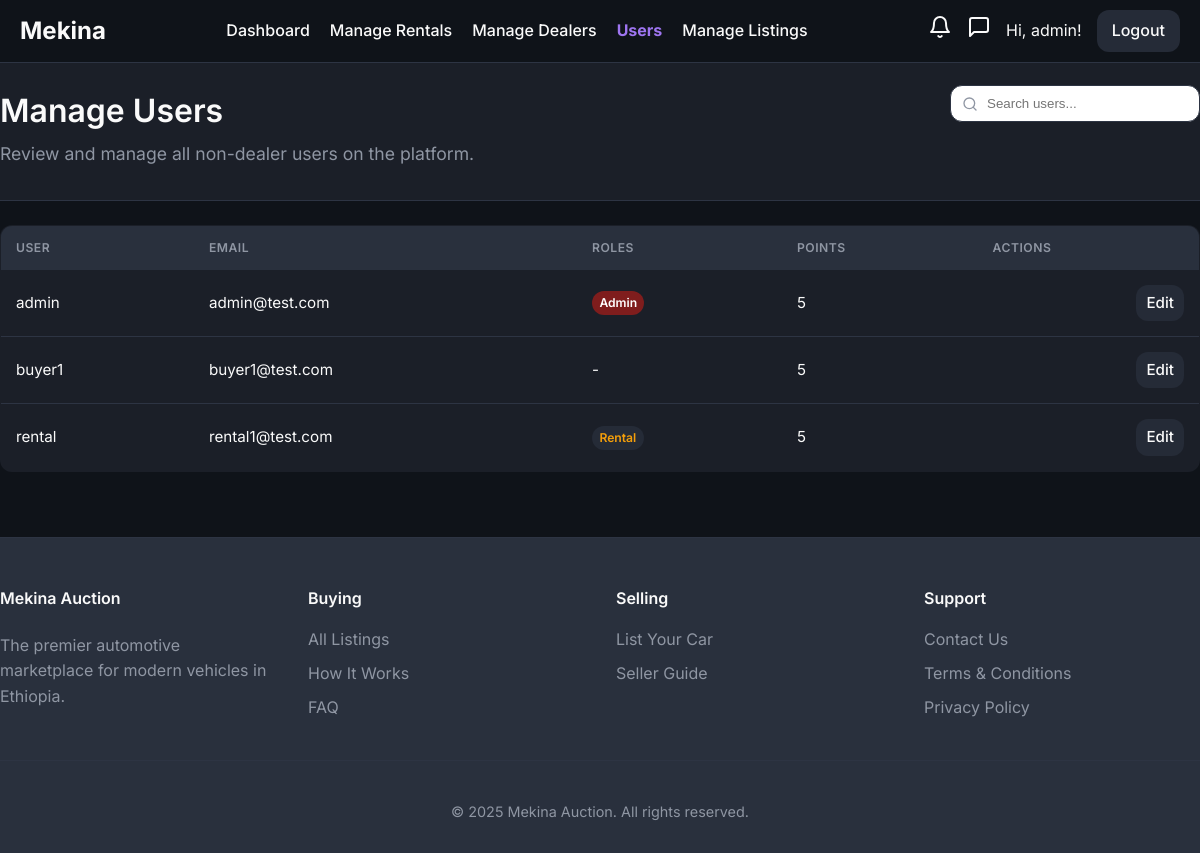
Before: /admin/users (signed in) with the older database file.
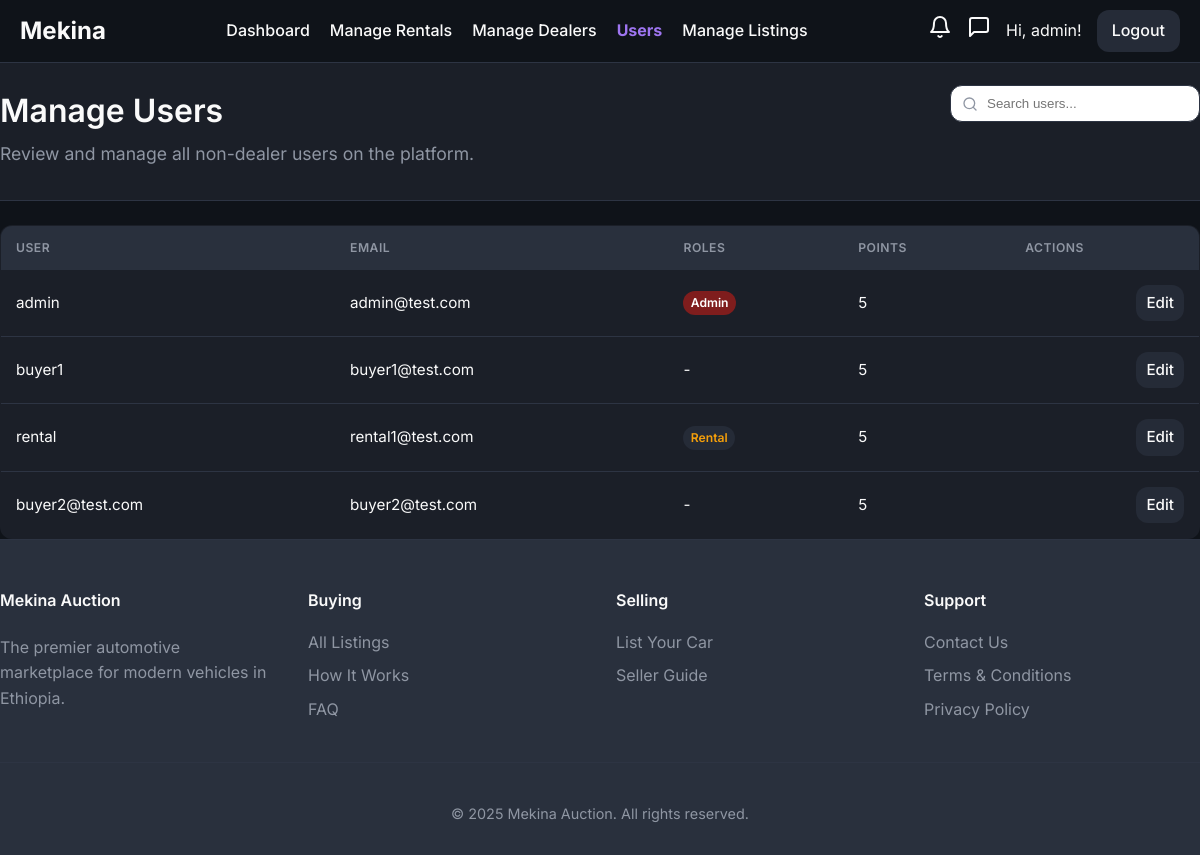
After: the same page with the newer database file.
### models/user.py (models this page shows, shortened)
class User(UserMixin, db.Model):
    id = db.Column(db.Integer, primary_key=True)
    username = db.Column(db.String(64), index=True, unique=True, nullable=False)
    email = db.Column(db.String(120), index=True, unique=True, nullable=False)
    phone_number = db.Column(db.String(20), nullable=True)
    password_hash = db.Column(db.String(128))
    is_admin = db.Column(db.Boolean, default=False)
    is_dealer = db.Column(db.Boolean, default=False)
    is_rental_company = db.Column(db.Boolean, default=False)
    is_verified = db.Column(db.Boolean, default=False) # For verified dealers
    points = db.Column(db.Integer, nullable=False, default=5) # Points for dealers to bid
    cars = db.relationship('Car', backref='owner', lazy='dynamic')
    bids = db.relationship('Bid', backref='bidder', lazy='dynamic')
    dealer_bids = db.relationship('DealerBid', backref='dealer', lazy='dynamic')
    car_requests = db.relationship('CarRequest', backref='customer', lazy='dynamic')
    ratings_given = db.relationship('DealerRating', foreign_keys='DealerRating.buyer_id', back_populates='buyer', lazy='dynamic')
    ratings_received = db.relationship('DealerRating', foreign_keys='DealerRating.dealer_id', back_populates='dealer', lazy='dynamic')

### routes/admin.py (the view)
@admin_bp.route('/users')
@login_required
@admin_required
def user_management():
    query = request.args.get('q', '')
    page = request.args.get('page', 1, type=int)
    users_query = User.query.filter_by(is_dealer=False).order_by(User.id.asc())
    if query:
        search_term = f"%{query}%"
        users_query = users_query.filter(
            or_(User.username.ilike(search_term), User.email.ilike(search_term))
        )
    paginated_users = users_query.paginate(page=page, per_page=20)
    return render_template('user_management.html', users=paginated_users)

### routes/admin.py (called while the page is built)
def admin_required(f):
    @wraps(f)
    def decorated_function(*args, **kwargs):
        if not current_user.is_authenticated or not current_user.is_admin:
            abort(403) # Forbidden
        return f(*args, **kwargs)
    return decorated_function

### templates/user_management.html (shortened to what this page needs)
{% extends "base.html" %}
{% block body_class %}user-management-page{% endblock %}
{% block main_content %}
<div class="dashboard-full-width-container">
    <div class="dashboard-header-wrapper">
        <div class="container">
            <div class="dashboard-header">
                <div class="header-main">
                    <h1>Manage Users</h1>
                    <p>Review and manage all non-dealer users on the platform.</p>
                </div>
                <div class="header-actions">
                    <form method="GET" action="{{ url_for('admin.user_management') }}" class="dashboard-search-form" onsubmit="return false;">
                        <input type="search" id="search-input" name="q" placeholder="Search users..." value="{{ request.args.get('q', '') }}">
                    </form>
                </div>
            </div>
        </div>
    </div>
    <div class="container">
        <div class="dashboard-section" id="users-container">
            {% if users.items %}
                <div class="table-responsive-wrapper">
                    <table class="dashboard-table" id="users-table">
                        <thead>
                            <tr>
                                <th>User</th>
                                <th>Email</th>
                                <th>Roles</th>
                                <th>Points</th>
                                <th>Actions</th>
                            </tr>
                        </thead>
                        <tbody id="users-tbody">
                            {% for user in users.items %}
                            <tr>
                                <td data-label="User">{{ user.username }}</td>
                                <td data-label="Email">{{ user.email }}</td>
                                <td data-label="Roles">
                                    {% if user.is_admin %}<span class="role-badge admin">Admin</span>{% endif %}
                                    {% if user.is_rental_company %}<span class="role-badge rental">Rental</span>{% endif %}
                                    {% if not user.is_admin and not user.is_rental_company %}-{% endif %}
                                </td>
                                <td data-label="Points">{{ user.points or 0 }}</td>
                                <td data-label="Actions">
                                    <div class="button-group">
                                        <a href="{{ url_for('admin.edit_user', user_id=user.id) }}" class="btn edit small">Edit</a>
                                    </div>
                                </td>
                            </tr>
                            {% endfor %}
                        </tbody>
                    </table>
                </div>
            {% else %}
                <p id="no-results-message">No users found matching your search criteria.</p>
            {% endif %}
        </div>
    </div>
</div>
{% endblock %}

### templates/base.html (shortened to what this page needs)
<!DOCTYPE html>
<html lang="en">
<head>
    <link rel="stylesheet" href="{{ url_for('static', filename='css/style.css', v=now.timestamp()) }}">
</head>
<body class="{% block body_class %}{% endblock %}">
    <nav>
        <a href="{{ url_for('main.home') }}" class="nav-brand">Mekina</a>
        <div class="nav-menu" id="nav-menu">
            <ul>
                {% if current_user.is_authenticated and current_user.is_admin %}
                    <li><a href="{{ url_for('admin.dashboard') }}" class="{{ 'active' if request.endpoint == 'admin.dashboard' }}">Dashboard</a></li>
                    <li><a href="{{ url_for('admin.rental_management') }}" class="{{ 'active' if request.endpoint == 'admin.rental_management' }}">Manage Rentals</a></li>
                    <li><a href="{{ url_for('admin.dealer_management') }}" class="{{ 'active' if request.endpoint == 'admin.dealer_management' }}">Manage Dealers</a></li>
                    <li><a href="{{ url_for('admin.user_management') }}" class="{{ 'active' if request.endpoint == 'admin.user_management' }}">Users</a></li>
                    <li><a href="{{ url_for('auctions.list_auctions') }}" class="{{ 'active' if request.endpoint == 'auctions.list_auctions' }}">Manage Listings</a></li>
                {% elif current_user.is_authenticated and current_user.is_rental_company %}
                    <li><a href="{{ url_for('rentals.dashboard') }}" class="{{ 'active' if request.endpoint == 'rentals.dashboard' }}">Rental Dashboard</a></li>
                {% elif current_user.is_authenticated and current_user.is_dealer %}
                    <li><a href="{{ url_for('main.all_listings') }}" class="{{ 'active' if request.endpoint == 'main.all_listings' }}">All Listings</a></li>
                    <li><a href="{{ url_for('dealer.dashboard') }}" class="{{ 'active' if request.endpoint == 'dealer.dashboard' }}">Dealer Dashboard</a></li>
                {% endif %}
            </ul>
            <div class="nav-right">
                {% if current_user.is_authenticated %}
                    <a href="{{ url_for('main.notifications') }}" class="desktop-icon-link notification-bell-link {% if request.endpoint == 'main.notifications' %}active{% endif %}">
                    </a>
                    {% if current_user.is_dealer %}
                        <a href="{{ url_for('dealer.list_messages') }}" class="desktop-icon-link {% if 'dealer.list_messages' in request.endpoint or 'dealer.view_conversation' in request.endpoint %}active{% endif %}">
                            <svg xmlns="http://www.w3.org/2000/svg" width="24" height="24" viewBox="0 0 24 24" fill="none" stroke="currentColor" stroke-width="2" stroke-linecap="round" stroke-linejoin="round" class="feather feather-message-square"><path d="M21 15a2 2 0 0 1-2 2H7l-4 4V5a2 2 0 0 1 2-2h14a2 2 0 0 1 2 2z"></path></svg>
                            <span class="notification-badge message-badge" style="display: {% if unread_messages_count > 0 %}inline-block{% else %}none{% endif %};">{{ unread_messages_count }}</span>
                        </a>
                    {% else %}
                        <a href="{{ url_for('main.my_messages') }}" class="desktop-icon-link {% if 'main.my_messages' in request.endpoint or 'main.view_buyer_conversation' in request.endpoint %}active{% endif %}">
                            <svg xmlns="http://www.w3.org/2000/svg" width="24" height="24" viewBox="0 0 24 24" fill="none" stroke="currentColor" stroke-width="2" stroke-linecap="round" stroke-linejoin="round" class="feather feather-message-square"><path d="M21 15a2 2 0 0 1-2 2H7l-4 4V5a2 2 0 0 1 2-2h14a2 2 0 0 1 2 2z"></path></svg>
                        </a>
                    {% endif %}
                    <span class="desktop-username">Hi, {{ current_user.username }}!</span>
                    <a href="{{ url_for('auth.logout') }}" class="nav-button">Logout</a>
                {% else %}
                    <a href="{{ url_for('auth.login') }}" class="nav-button">Login</a>
                    <a href="{{ url_for('auth.register') }}" class="nav-button">Register</a>
                {% endif %}
            </div>
        </div>
    </nav>
    {% block main_content %}{% endblock %}
    <footer class="site-footer">
        <div class="container">
            <div class="footer-content-grid">
                <div class="footer-brand">
                    <h4>Mekina Auction</h4>
                    <p>
                        The premier automotive marketplace for modern vehicles in Ethiopia.
                    </p>
                </div>
                <div class="footer-links">
                    <h4>Buying</h4>
                    <ul>
                        <li><a href="{{ url_for('main.all_listings') }}">All Listings</a></li>
                        <li><a href="{{ url_for('main.how_it_works') }}">How It Works</a></li>
                        <li><a href="#">FAQ</a></li>
                    </ul>
                </div>
                <div class="footer-links">
                    <h4>Selling</h4>
                    <ul>
                        <li><a href="{{ url_for('seller.submit_car') }}">List Your Car</a></li>
                        <li><a href="#">Seller Guide</a></li>
                    </ul>
                </div>
                <div class="footer-links">
                    <h4>Support</h4>
                    <ul>
                        <li><a href="#">Contact Us</a></li>
                        <li><a href="#">Terms & Conditions</a></li>
                        <li><a href="#">Privacy Policy</a></li>
                    </ul>
                </div>
            </div>
            <div class="footer-bottom">
                <p>&copy; {{ now.year }} Mekina Auction. All rights reserved.</p>
            </div>
        </div>
    </footer>
</body>
</html>

Changed rows visible on the page:
added User: username "buyer2@test.com", email "buyer2@test.com", points "5"
